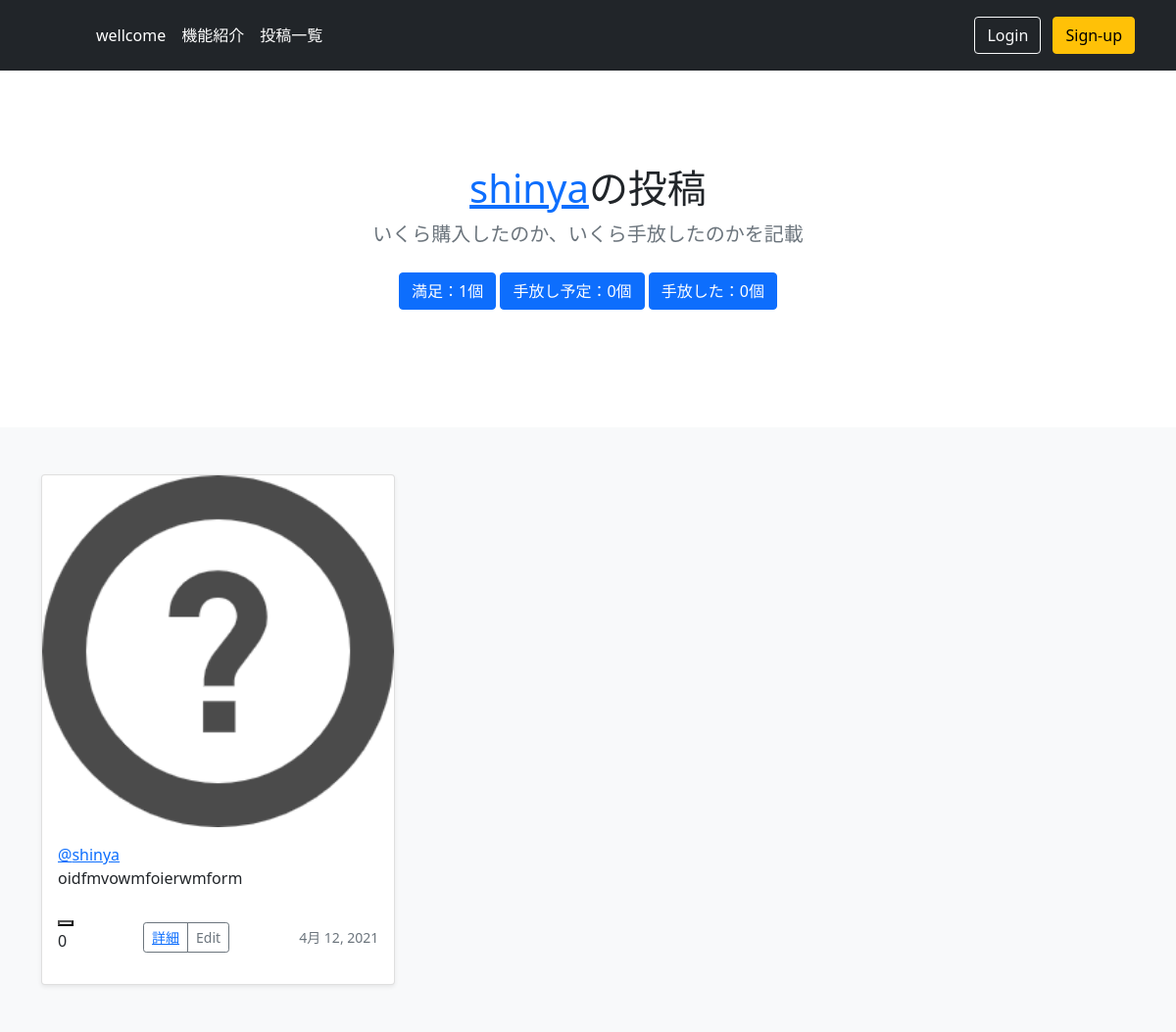
The app's page /user_posts/1, older data.
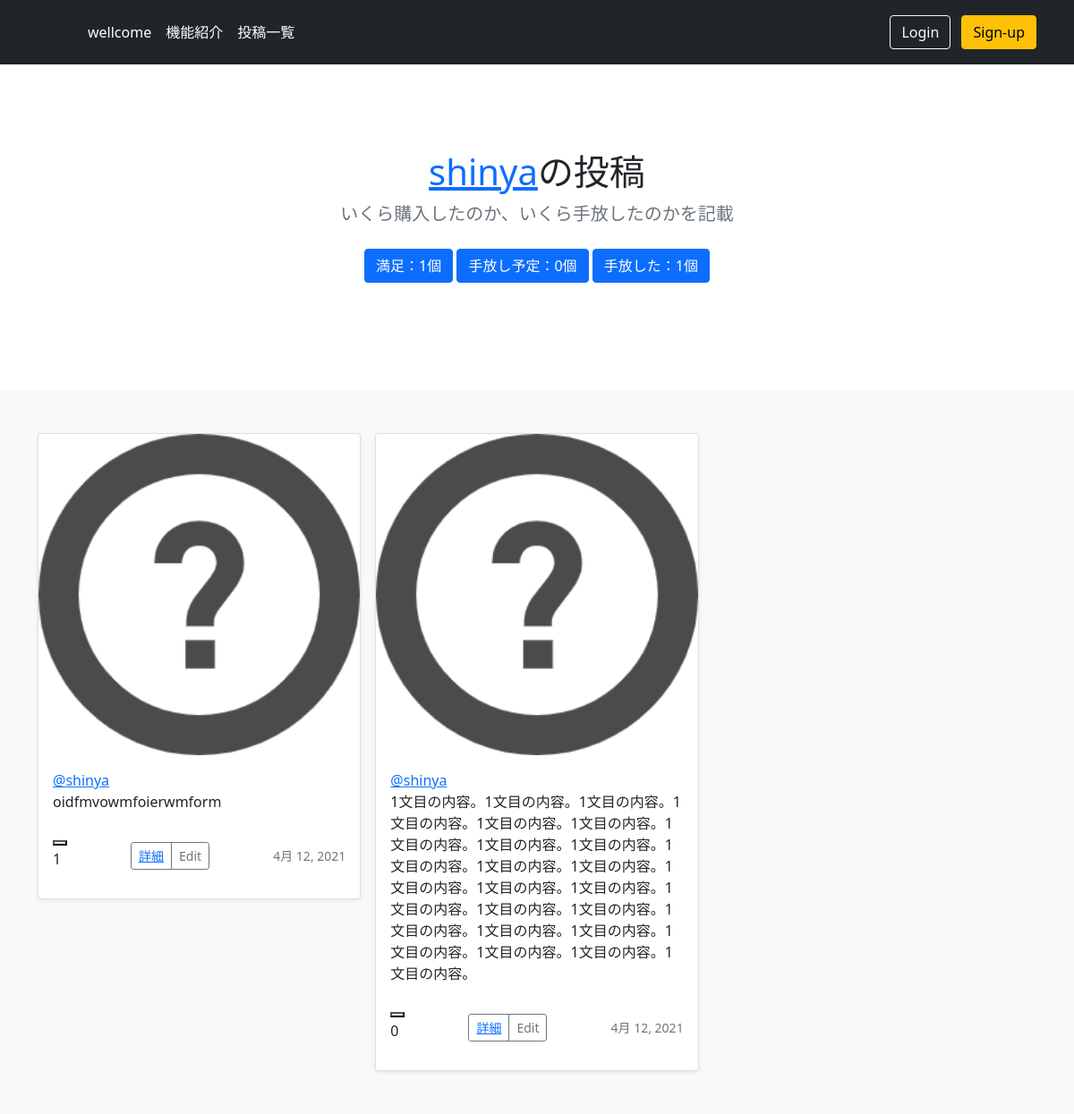
The same page, newer data.
### minimal/models.py (models this page shows, shortened)
class MinimalModel(models.Model):
    title = models.CharField(max_length=100)
    author = models.ForeignKey(get_user_model(), on_delete=models.CASCADE)
    buy_reason = models.TextField()
    sell_reason = models.TextField(null=True, blank=True)
    status = models.ForeignKey(ThingStatus, verbose_name='物の状況', on_delete=models.PROTECT)
    obj_image = models.ImageField(upload_to='', blank=True, null=True, default='default_thing_icon.png')
    buy_date = models.DateField()
    buy_price = models.IntegerField()
    sell_price = models.IntegerField(null=True, blank=True)
    nice_throw = models.IntegerField(null=True, blank=True)

class CustomUser(AbstractUser):
    image = models.ImageField(upload_to='', blank=True, null=True, verbose_name='プロフィール画像', default='default_user_icon.jpeg')

### minimal/views.py (the view)
# urls.py: path('user_posts/<int:pk>', views.user_posts, name='user_posts'),
def user_posts(request, pk):
    context = user_posts_base(pk)
    return render(request, 'user_posts.html', context)

### minimal/views.py (called while the page is built)
def user_posts_base(pk):
    user = get_object_or_404(CustomUser, pk=pk)
    object_list = MinimalModel.objects.filter(author=user)
    satisfied_list = MinimalModel.objects.filter(author=user, status__name='満足')
    planed_list = MinimalModel.objects.filter(author=user, status__name='手放すかも')
    threw_list = MinimalModel.objects.filter(author=user, status__name='手放した')
    context = {
        'user': user,
        'object_list': object_list,
        'satisfied_list': satisfied_list,
        'planed_list': planed_list,
        'threw_list': threw_list,
    }
    return context

### templates/user_posts.html
{% extends 'base.html' %}
{% block header %}
  <section class="py-5 text-center container">
    <div class="row py-lg-5">
      <div class="col-lg-6 col-md-8 mx-auto">
        <h1 class="fw-light"><a href="{% url 'user_posts' user.id %}">{{ user.username }}</a>の投稿</h1>
        <p class="lead text-muted">いくら購入したのか、いくら手放したのかを記載</p>
        <p>
          <a href="{% url 'user_posts_satisfied' user.id %}" class="btn btn-primary my-2">満足：{{ satisfied_list.count }}個</a>
          <a href="{% url 'user_posts_planed' user.id %}" class="btn btn-primary my-2">手放し予定：{{ planed_list.count }}個</a>
          <a href="{% url 'user_posts_threw' user.id %}" class="btn btn-primary my-2">手放した：{{ threw_list.count }}個</a>
        </p>
      </div>
    </div>
  </section>
{% endblock header %}
{% block content %}
  <div class="album py-5 bg-light">
    <div class="container">
        <div class="row row-cols-1 row-cols-sm-2 row-cols-md-3 g-3">
    {% for object in object_list %}
    <div class="col">
          <div class="card shadow-sm">
            <img class="bd-placeholder-img card-img-top" width="100%" height="100%" src="{{ object.obj_image.url }}">
            <div class="card-body">
            <a href="{% url 'user_posts' object.author.id %}">@{{ object.author }}</a>
              <p class="card-text">{{ object.buy_reason }}</p>
              <div class="d-flex justify-content-between align-items-center">
              <div class="like-outer">
                    {% include 'like.html' %}
              </div>
                <div class="btn-group">
                  <button type="button" class="btn btn-sm btn-outline-secondary"><a href="{% url 'detail' object.pk %}">詳細</a></button>
                  <button type="button" class="btn btn-sm btn-outline-secondary">Edit</button>
                </div>
                <small class="text-muted">{{ object.buy_date }}</small>
              </div>
            </div>
          </div>
        </div>
    {% endfor %}
    </div>
{% endblock content %}

### templates/like.html (shortened to what this page needs)
{% if user.is_authenticated %}
<form action="{% url 'like' %}" method="POST">
    {% if object.id in liked_list %}
        <button id="like" name="{{ object.id }}"><i class="fas fa-lg fa-heart like-red"></i></button>
    {% else %}
        <button id="like" name="{{ object.id }}"></button>
    {% endif %}
</form>
<p name="{{ object.id }}-count" class="count"> {{ object.like_set.count }} </p>
{% else %}
<p id="like" name="{{ object.id }}"><i class="fas fa-lg fa-heart like-red"></i>アイコンを挿入</p>
<p name="{{ object.id }}-count" class="count"> {{ object.like_set.count }} </p>
{% endif %}

Row changes from the older to the newer data that the page shows:
computed for MinimalModel "oidfmvowmfoierwmform": like_set.count "0" → "1"
added MinimalModel: obj_image (placeholder picture), author "shinya", buy_reason "1文目の内容。1文目の内容。1文目の内容。1文目の内容。1文目の内容。1文目の内容。1文目の内容。1文目の内容。1文目の内容。1文目の内容。1文目の内容。1文目の内容。1文目の内容。1文目の内容。1文目の内容。1文目の内容。1文目の内容。1文目の内容。1文目の内容。1文目の内容。1文目の内容。1文目の内容。1文目の内容。1文目の内容。1文目の内容。", like_set.count "0", buy_date "4月 12, 2021"
Text that changed along with them:
{{ threw_list.count }}: "0" → "1"
